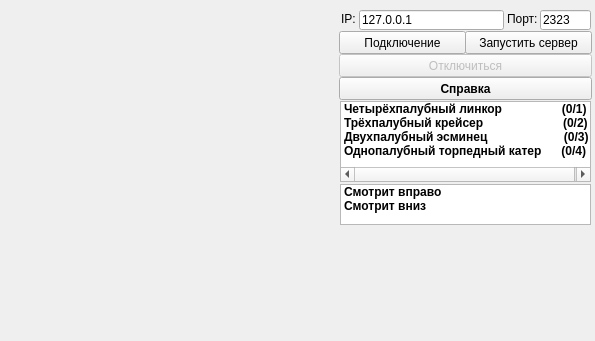
<?xml version="1.0" encoding="UTF-8"?>
<ui version="4.0">
 <class>SeaBattleForm</class>
 <widget class="QWidget" name="SeaBattleForm">
  <property name="geometry">
   <rect>
    <x>0</x>
    <y>0</y>
    <width>595</width>
    <height>341</height>
   </rect>
  </property>
  <property name="sizePolicy">
   <sizepolicy hsizetype="Preferred" vsizetype="Preferred">
    <horstretch>0</horstretch>
    <verstretch>0</verstretch>
   </sizepolicy>
  </property>
  <property name="mouseTracking">
   <bool>true</bool>
  </property>
  <property name="windowTitle">
   <string notr="true">Морской бой</string>
  </property>
  <property name="toolTip">
   <string notr="true"/>
  </property>
  <property name="statusTip">
   <string notr="true"/>
  </property>
  <property name="whatsThis">
   <string notr="true"/>
  </property>
  <property name="accessibleName">
   <string notr="true"/>
  </property>
  <property name="accessibleDescription">
   <string notr="true"/>
  </property>
  <property name="windowFilePath">
   <string notr="true"/>
  </property>
  <widget class="QLineEdit" name="txtIPAddress">
   <property name="geometry">
    <rect>
     <x>359</x>
     <y>10</y>
     <width>145</width>
     <height>20</height>
    </rect>
   </property>
   <property name="text">
    <string>127.0.0.1</string>
   </property>
  </widget>
  <widget class="QPushButton" name="btnConnect">
   <property name="geometry">
    <rect>
     <x>339</x>
     <y>31</y>
     <width>127</width>
     <height>23</height>
    </rect>
   </property>
   <property name="text">
    <string>Подключение</string>
   </property>
  </widget>
  <widget class="QLineEdit" name="txtPort">
   <property name="geometry">
    <rect>
     <x>540</x>
     <y>10</y>
     <width>51</width>
     <height>20</height>
    </rect>
   </property>
   <property name="text">
    <string>2323</string>
   </property>
  </widget>
  <widget class="QPushButton" name="btnServerStart">
   <property name="geometry">
    <rect>
     <x>465</x>
     <y>31</y>
     <width>127</width>
     <height>23</height>
    </rect>
   </property>
   <property name="text">
    <string>Запустить сервер</string>
   </property>
  </widget>
  <widget class="QPushButton" name="btnDisconnect">
   <property name="enabled">
    <bool>false</bool>
   </property>
   <property name="geometry">
    <rect>
     <x>339</x>
     <y>54</y>
     <width>253</width>
     <height>23</height>
    </rect>
   </property>
   <property name="text">
    <string>Отключиться</string>
   </property>
  </widget>
  <widget class="QListWidget" name="lstShipArea">
   <property name="geometry">
    <rect>
     <x>340</x>
     <y>101</y>
     <width>251</width>
     <height>81</height>
    </rect>
   </property>
   <item>
    <property name="text">
     <string notr="true">Четырёхпалубный линкор                  (0/1)</string>
    </property>
    <property name="toolTip">
     <string notr="true"/>
    </property>
    <property name="statusTip">
     <string notr="true"/>
    </property>
    <property name="whatsThis">
     <string notr="true"/>
    </property>
    <property name="font">
     <font>
      <weight>75</weight>
      <bold>true</bold>
     </font>
    </property>
   </item>
   <item>
    <property name="text">
     <string notr="true">Трёхпалубный крейсер                        (0/2)</string>
    </property>
    <property name="toolTip">
     <string notr="true"/>
    </property>
    <property name="statusTip">
     <string notr="true"/>
    </property>
    <property name="whatsThis">
     <string notr="true"/>
    </property>
    <property name="font">
     <font>
      <weight>75</weight>
      <bold>true</bold>
     </font>
    </property>
   </item>
   <item>
    <property name="text">
     <string notr="true">Двухпалубный эсминец                       (0/3)</string>
    </property>
    <property name="toolTip">
     <string notr="true"/>
    </property>
    <property name="statusTip">
     <string notr="true"/>
    </property>
    <property name="whatsThis">
     <string notr="true"/>
    </property>
    <property name="font">
     <font>
      <weight>75</weight>
      <bold>true</bold>
     </font>
    </property>
   </item>
   <item>
    <property name="text">
     <string notr="true">Однопалубный торпедный катер      (0/4)</string>
    </property>
    <property name="toolTip">
     <string notr="true"/>
    </property>
    <property name="statusTip">
     <string notr="true"/>
    </property>
    <property name="whatsThis">
     <string notr="true"/>
    </property>
    <property name="font">
     <font>
      <weight>75</weight>
      <bold>true</bold>
     </font>
    </property>
   </item>
  </widget>
  <widget class="QListWidget" name="lstDirection">
   <property name="geometry">
    <rect>
     <x>340</x>
     <y>184</y>
     <width>251</width>
     <height>41</height>
    </rect>
   </property>
   <item>
    <property name="text">
     <string notr="true">Смотрит вправо</string>
    </property>
    <property name="font">
     <font>
      <weight>75</weight>
      <bold>true</bold>
     </font>
    </property>
   </item>
   <item>
    <property name="text">
     <string>Смотрит вниз</string>
    </property>
    <property name="whatsThis">
     <string notr="true"/>
    </property>
    <property name="font">
     <font>
      <weight>75</weight>
      <bold>true</bold>
     </font>
    </property>
   </item>
  </widget>
  <widget class="QPushButton" name="btnHelp">
   <property name="geometry">
    <rect>
     <x>339</x>
     <y>77</y>
     <width>253</width>
     <height>23</height>
    </rect>
   </property>
   <property name="font">
    <font>
     <weight>75</weight>
     <bold>true</bold>
     <underline>false</underline>
    </font>
   </property>
   <property name="text">
    <string>Справка</string>
   </property>
  </widget>
  <widget class="QLabel" name="lblIPAddress">
   <property name="geometry">
    <rect>
     <x>341</x>
     <y>11</y>
     <width>16</width>
     <height>16</height>
    </rect>
   </property>
   <property name="text">
    <string>IP:</string>
   </property>
  </widget>
  <widget class="QLabel" name="lblPort">
   <property name="geometry">
    <rect>
     <x>507</x>
     <y>11</y>
     <width>31</width>
     <height>16</height>
    </rect>
   </property>
   <property name="text">
    <string>Порт:</string>
   </property>
  </widget>
  <widget class="QFrame" name="frmDrawing">
   <property name="geometry">
    <rect>
     <x>0</x>
     <y>0</y>
     <width>341</width>
     <height>341</height>
    </rect>
   </property>
   <property name="sizePolicy">
    <sizepolicy hsizetype="Fixed" vsizetype="Fixed">
     <horstretch>0</horstretch>
     <verstretch>0</verstretch>
    </sizepolicy>
   </property>
   <property name="mouseTracking">
    <bool>true</bool>
   </property>
   <property name="frameShape">
    <enum>QFrame::NoFrame</enum>
   </property>
   <property name="frameShadow">
    <enum>QFrame::Plain</enum>
   </property>
   <property name="lineWidth">
    <number>0</number>
   </property>
  </widget>
 </widget>
 <layoutdefault spacing="6" margin="11"/>
 <tabstops>
  <tabstop>txtIPAddress</tabstop>
  <tabstop>txtPort</tabstop>
  <tabstop>btnConnect</tabstop>
  <tabstop>btnServerStart</tabstop>
  <tabstop>btnHelp</tabstop>
  <tabstop>btnDisconnect</tabstop>
  <tabstop>lstShipArea</tabstop>
  <tabstop>lstDirection</tabstop>
 </tabstops>
 <resources>
  <include location="SeaBattle.qrc"/>
 </resources>
 <connections/>
</ui>
